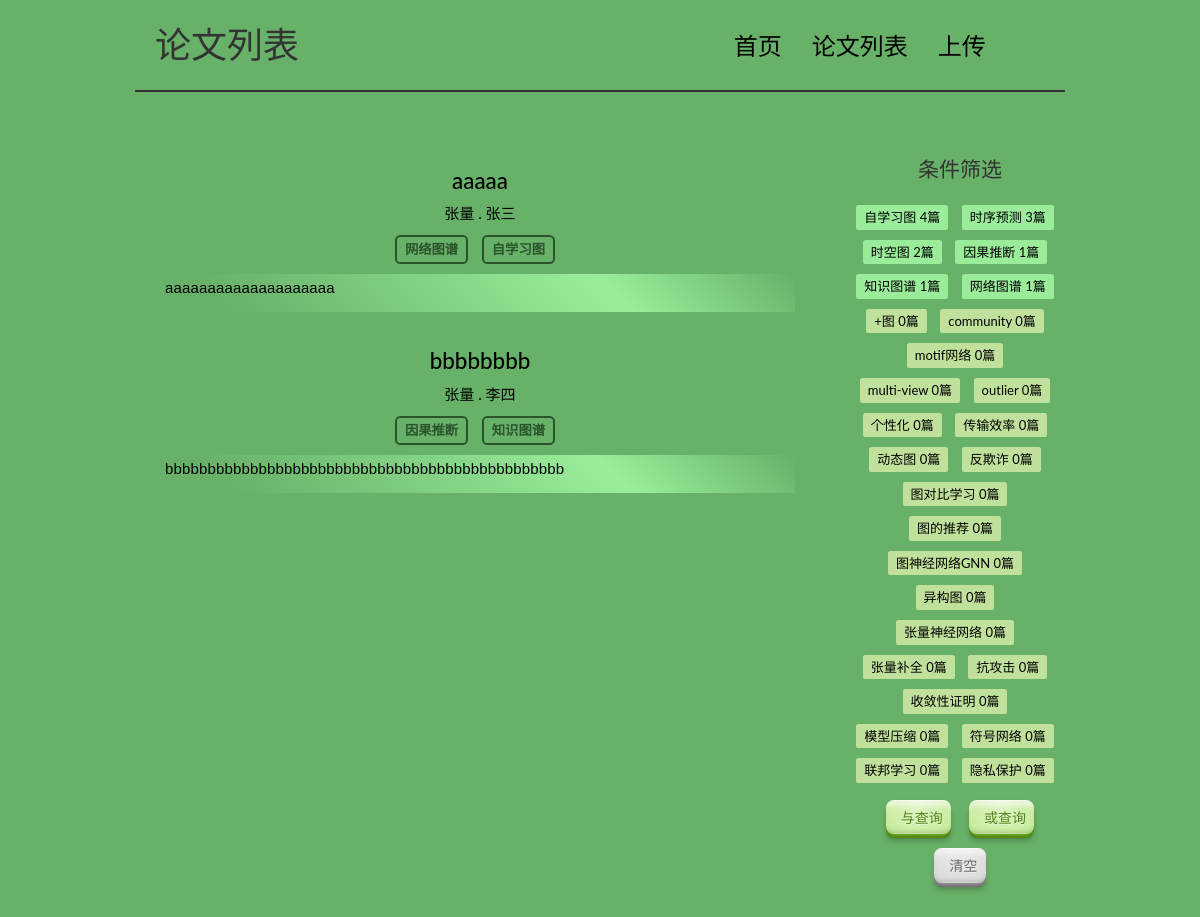
/papers/小组=张量/, run on the app's committed database.
### papers/models.py (models this page shows, shortened)
class Paper(models.Model):
    title = models.CharField("论文题目", max_length=200, blank=False)
    researcher = models.ForeignKey(Researcher, verbose_name="上传人",
                                   null=True,
                                   on_delete=models.SET_NULL, blank=False)
    tag = models.ManyToManyField(Tag, verbose_name="论文标签", blank=False)
    review = models.TextField("论文总结", blank=False)
    class Meta:
        verbose_name = '论文'
        verbose_name_plural = verbose_name
        ordering = ['title']
    def get_absolute_url(self):
        return reverse('papers:detail', kwargs={'pk': self.pk})

class Researcher(models.Model):
    name = models.CharField("姓名", max_length=10, primary_key=True, blank=False)
    topic = models.ForeignKey(Topic, verbose_name="研究主题",
                                   null=True,
                                   on_delete=models.SET_NULL, blank=False)
    class Meta:
        verbose_name = '上传者'
        verbose_name_plural = verbose_name
    def __str__(self):
        return self.name

class Topic(models.Model):
    name = models.CharField("研究主题", max_length=10, primary_key=True, blank=False)
    class Meta:
        verbose_name = '主题'
        verbose_name_plural = verbose_name
    def __str__(self):
        return self.name

class Tag(models.Model):
    name = models.CharField("论文标签", max_length=10, primary_key=True, blank=False)
    class Meta:
        verbose_name = '标签'
        verbose_name_plural = verbose_name

### papers/views.py (the view)
# urls.py: path('<str:keyword>=<str:value>/', views.filter_by_keyword, name='filter_by_keyword'),
def filter_by_keyword(request, keyword, value):
    try:
        if keyword == '上传者':
            paper_list = Paper.objects.filter(researcher=Researcher.objects.get(name=value))
        elif keyword == '小组':
            print(Topic.objects.get(name=value))
            researchers = Researcher.objects.filter(topic=Topic(name=value))
            print(researchers)
            paper_list = []
            for researcher in researchers:
                paper_list += Paper.objects.filter(researcher=Researcher.objects.get(name=researcher.name))
        elif keyword == '标签':
            paper_list = Paper.objects.filter(tag=Tag.objects.get(name=value))
        else:
            return show(request)
        tag_list = Tag.objects.annotate(paper_num=Count('paper')).order_by('-paper_num')
        for paper in paper_list:
            review_length = len(paper.review)
            paper.small_review = clean_review(paper.review[0:min(review_length, 200)])
        return render(request, 'papers/show.html',
                      context={'paper_list': paper_list, 'tag_list': tag_list})
    except:
        return show(request)

### papers/views.py (called while the page is built)
def clean_review(original_review):
    new_review = original_review.replace('#', '')
    new_review = new_review.replace('-', '')
    new_review = new_review.replace('*', '')
    return new_review

### templates/papers/show.html (shortened to what this page needs)
{% extends 'base.html' %}
{% block ttitle %}
    论文列表
{% endblock ttitle %}
{% block button1 %}
    <li class="cl-effect-11"><a href="{% url "papers:show" %}" data-hover="论文列表">论文列表</a></li>
    <li class="cl-effect-11"><a href="{% url "admin:index" %}papers/paper/add/" data-hover="上传">上传</a></li>
{% endblock button1 %}
{% block main %}
    <div class="container paper">
        <div class="row">
            <main class="col-md-9">
                {% for paper in paper_list %}
                    <article class="post">
                        <header class="entry-header">
                            <h1 class="entry-title">
                                <a href="{{ paper.get_absolute_url }}">{{ paper.title }}</a>
                            </h1>
                            <div class="entry-meta">
                                <span class="post-category"><a
                                        href={% url 'papers:filter_by_keyword' '小组' paper.researcher.topic.name %}>{{ paper.researcher.topic.name }}</a></span>
                                <span class="post-author"><a
                                        href={% url 'papers:filter_by_keyword' '上传者' paper.researcher.name %}>{{ paper.researcher.name }}</a></span>
                            </div>
                            <div class="widget widget-tag-cloud show-tag">
                                {% for t in paper.tag.all %}
                                    <ul>
                                        <li>
                                            <a href={% url 'papers:filter_by_keyword' '标签' t.name %}>
                                                {{ t.name }}
                                        </li>
                                    </ul>
                                {% endfor %}
                            </div>
                        </header>
                        <div class="small-content clearfix">
                            <p>{{ paper.small_review }}</p>
                        </div>
                    </article>
                {% empty %}
                    <div class="no-post">不存在满足条件的论文！</div>
                {% endfor %}
            </main>
            <aside class="col-md-3">
                <div class="widget widget-tag-cloud  select-area">
                    <h3 class="widget-title">条件筛选</h3>
                    {% for tag in tag_list %}
                        <ul>
                            {% if tag.name in select_tag_list %}
                                <li class="after-select-li">
                                    <span>{{ tag.name }}</span> {{ tag.paper_num }}篇
                                </li>
                            {% else %}
                                {% if tag.paper_num > 0 %}
                                    <li class="before-select-li">
                                        <span>{{ tag.name }}</span> {{ tag.paper_num }}篇
                                    </li>
                                {% else %}
                                    <li class="no-select-li">
                                        <span>{{ tag.name }}</span> {{ tag.paper_num }}篇
                                    </li>
                                {% endif %}
                            {% endif %}
                        </ul>
                    {% endfor %}
                </div>
                <div class="button_area">
                    <button class="and_button condition_button button green">与查询</button>
                    <button class="or_button condition_button button green">或查询</button>
                    <button class="empty_button button">清空</button>
                </div>
            </aside>
        </div>
    </div>
{% endblock main %}

### papers/static/papers/css/custom.css (style rules this page uses)
* { outline: none; }
h1, h2, h3, h4, h5, h6 { margin-top: 0; }
a { color: #000; }
body { background-color: #67b168; font-family: 'Lato', sans-serif; }
p { font-family: 'Ubuntu', sans-serif; font-weight: 400; word-spacing: 1px; letter-spacing: 0.01em; }
.main-nav a { color: #000000 !important; padding: 0 0 5px 0 !important; margin-right: 30px; font-family: 'Lato', sans-serif; font-weight: 300; font-size: 24px; }
.cl-effect-11 a { padding: 10px 0; color: #0972b4; text-shadow: none; }
.cl-effect-11 a::before { position: absolute; top: 0; left: 0; overflow: hidden; padding: 0 0 5px 0 !important; max-width: 0; border-bottom: 1px solid #000; color: #000; content: attr(data-hover); white-space: nowrap; -webkit-transition: max-width 0.5s; -moz-transition: max-width 0.5s; transition: max-width 0.5s; }
.post { padding: 30px 30px 0; }
.entry-title { text-align: center; font-size: 1.6em; margin-bottom: 5px; line-height: 1.6; padding: 1px 1px 0; }
.entry-meta { text-align: center; color: #000000; font-size: 15px; }
.small-content { font-size: 15px; line-height: 1.9; font-weight: 300; color: #000; overflow: hidden; text-overflow: ellipsis; display: -webkit-box; -webkit-line-clamp: 2; -webkit-box-orient: vertical; background: linear-gradient(45deg, #67b168 10%, #9BED9B 70%, #67b168); }
.post-category::after { content: ' .'; color: #000; }
.widget { padding: 30px 0 0; }
.widget-title { font-size: 1.5em; margin-bottom: 20px; line-height: 1.6; padding: 10px 0 0; font-weight: 400; }
.widget-tag-cloud { text-align: center; padding-top: 10px; }
.widget-tag-cloud ul { padding: 0; margin: 0; text-align: center; display: inline-block; }
.widget-tag-cloud ul li { list-style-type: none; font-size: 13px; margin-right: 10px; margin-bottom: 10px; padding: 3px 8px; border-radius: .2em; }
.button_area { text-align: center; }
.no-select-li { background-color: #C0E19B; color: black; }
.before-select-li { background-color: #9AEC9A; color: black; cursor: pointer; }
.show-tag ul li { border: solid .2em #2b542c; border-radius: .4em; color: #2b542c; font-size: 10pt; font-weight: bolder; }
.show-tag a { color: #2b542c; font-size: 10pt; font-weight: bolder; }

### papers/static/papers/css/buttons.css (style rules this page uses)
.button { text-decoration: none; text-shadow: rgba(255,255,255,.5) 0 1px 0; -webkit-user-select: none; -moz-user-select: none; user-select: none; padding: .5em .6em .4em .6em; margin: .5em; display: inline-block; position: relative; -webkit-border-radius: 8px; -moz-border-radius: 8px; border-radius: 8px; border-top: 1px solid rgba(255,255,255,0.8); border-bottom: 1px solid rgba(0,0,0,0.1); background-image: -webkit-gradient(radial, 50% 0, 100, 50% 0, 0, from( rgba(255,255,255,0) ), to( rgba(255,255,255,0.7) )), url(noise.png); background-image: -moz-radial-gradient(top, ellipse cover, rgba(255,255,255,0.7) 0%, rgba(255,255,255,0) 100%), url(noise.png); background-image: gradient(radial, 50% 0, 100, 50% 0, 0, from( rgba(255,255,255,0) ), to( rgba(255,255,255,0.7) )), url(noise.png); -webkit-transition: background .2s ease-in-out; -moz-transition: background .2s ease-in-out; transition: background .2s ease-in-out; color: hsl(0, 0%, 40%) !important; background-color: hsl(0, 0%, 75%); -webkit-box-shadow: inset rgba(255,254,255,0.6) 0 0.3em .3em, inset rgba(0,0,0,0.15) 0 -0.1em .3em, hsl(0, 0%, 60%) 0 .1em 3px, hsl(0, 0%, 45%) 0 .3em 1px, rgba(0,0,0,0.2) 0 .5em 5px; -moz-box-shadow: inset rgba(255,254,255,0.6) 0 0.3em .3em, inset rgba(0,0,0,0.15) 0 -0.1em .3em, hsl(0, 0%, 60%) 0 .1em 3px, hsl(0, 0%, 45%) 0 .3em 1px, rgba(0,0,0,0.2) 0 .5em 5px; box-shadow: inset rgba(255,254,255,0.6) 0 0.3em .3em, inset rgba(0,0,0,0.15) 0 -0.1em .3em, hsl(0, 0%, 60%) 0 .1em 3px, hsl(0, 0%, 45%) 0 .3em 1px, rgba(0,0,0,0.2) 0 .5em 5px; }
button.button { border-left: none; border-right: none; }
.button:before { font: 1.2em/0 'Pictos', sans-serif; content: attr(data-icon); margin-right: 0.4em; }
.button.green { color: hsl(88, 70%, 30%) !important; background-color: hsl(88, 70%, 60%); -webkit-box-shadow: inset rgba(255,254,255,0.6) 0 0.3em .3em, inset rgba(0,0,0,0.15) 0 -0.1em .3em, hsl(88, 70%, 40%) 0 .1em 3px, hsl(88, 70%, 30%) 0 .3em 1px, rgba(0,0,0,0.2) 0 .5em 5px; -moz-box-shadow: inset rgba(255,254,255,0.6) 0 0.3em .3em, inset rgba(0,0,0,0.15) 0 -0.1em .3em, hsl(88, 70%, 40%) 0 .1em 3px, hsl(88, 70%, 30%) 0 .3em 1px, rgba(0,0,0,0.2) 0 .5em 5px; box-shadow: inset rgba(255,254,255,0.6) 0 0.3em .3em, inset rgba(0,0,0,0.15) 0 -0.1em .3em, hsl(88, 70%, 40%) 0 .1em 3px, hsl(88, 70%, 30%) 0 .3em 1px, rgba(0,0,0,0.2) 0 .5em 5px; }

### data on the page
Paper: title "aaaaa", researcher.topic.name "张量", researcher.name "张三", small_review "aaaaaaaaaaaaaaaaaaaa"
Tag: name "网络图谱", paper_num "1"
Tag: name "自学习图", paper_num "4"
Paper: title "bbbbbbbb", researcher.topic.name "张量", researcher.name "李四", small_review "bbbbbbbbbbbbbbbbbbbbbbbbbbbbbbbbbbbbbbbbbbbbbbb"
Tag: name "因果推断", paper_num "1"
Tag: name "知识图谱", paper_num "1"
Tag: name "时序预测", paper_num "3"
Tag: name "时空图", paper_num "2"
Tag: name "+图", paper_num "0"
Tag: name "community", paper_num "0"
Tag: name "motif网络", paper_num "0"
Tag: name "multi-view", paper_num "0"
Tag: name "outlier", paper_num "0"
Tag: name "个性化", paper_num "0"
Tag: name "传输效率", paper_num "0"
Tag: name "动态图", paper_num "0"
Tag: name "反欺诈", paper_num "0"
Tag: name "图对比学习", paper_num "0"
Tag: name "图的推荐", paper_num "0"
Tag: name "图神经网络GNN", paper_num "0"
Tag: name "异构图", paper_num "0"
Tag: name "张量神经网络", paper_num "0"
Tag: name "张量补全", paper_num "0"
Tag: name "抗攻击", paper_num "0"
Tag: name "收敛性证明", paper_num "0"
Tag: name "模型压缩", paper_num "0"
Tag: name "符号网络", paper_num "0"
Tag: name "联邦学习", paper_num "0"
Tag: name "隐私保护", paper_num "0"
